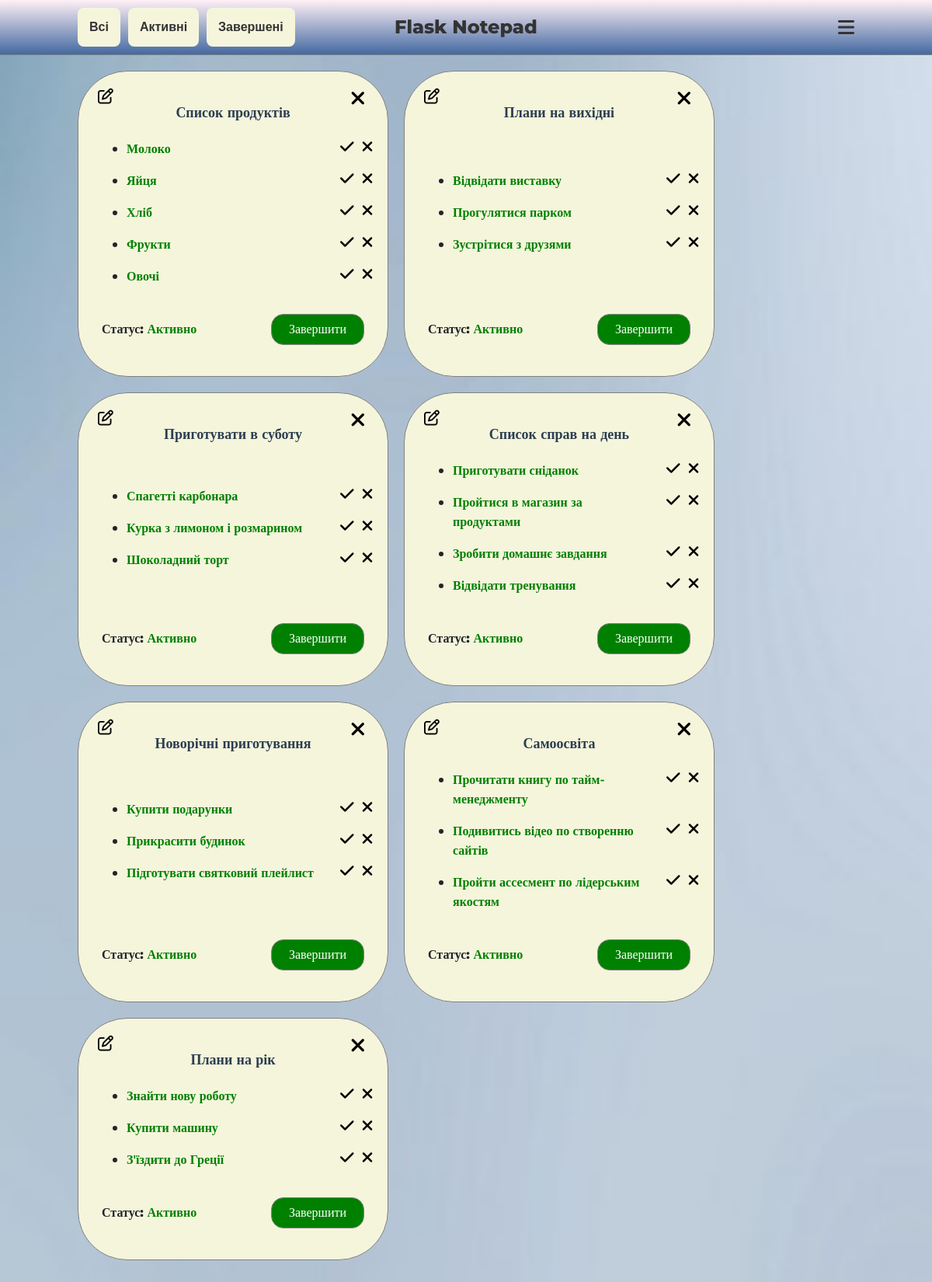
Screenshot of /?status=active with the database file from the repository.
### my_app/models.py (models this page shows)
class ToDo(db.Model):
    id = db.Column(db.Integer, primary_key=True)
    title = db.Column(db.String(300))
    is_complete = db.Column(db.Boolean)
    subtasks = db.relationship('Subtask', backref='todo', cascade='all, delete-orphan')

class Subtask(db.Model):
    id = db.Column(db.Integer, primary_key=True)
    title = db.Column(db.String(300))
    is_complete = db.Column(db.Boolean)
    todo_id = db.Column(db.Integer, db.ForeignKey('to_do.id'), nullable=False)

### my_app/routes.py (the view)
@app.get('/')
def home():
    status = request.args.get('status')  # Отримуємо параметр 'status' з URL
    if status == 'active':
        todo_list = ToDo.query.filter_by(is_complete=False).all()
    elif status == 'completed':
        todo_list = ToDo.query.filter_by(is_complete=True).all()
    else:
        todo_list = ToDo.query.all()
    return render_template('my_app/index.html', todo_list=todo_list, title='Головна сторінка')

### my_app/templates/my_app/index.html (shortened to what this page needs)
{% extends 'my_app/layout.html' %}
{% block content %}
<header>
    <div class="header_block">
        <div class="sort">
            <a href="{{ url_for('home') }}">Всі</a>
            <a href="{{ url_for('home', status='active') }}">Активні</a>
            <a href="{{ url_for('home', status='completed') }}">Завершені</a>
        </div>
        <p class="main_name">Flask Notepad</p>
        <div class="add_notations" id="add_notation"><i class="fa-solid fa-bars"></i></div>
    </div>
</header>
<main>
    <div class="notations_block">
        {% for todo in todo_list %}
            <div class="notation_block">
                <p class="notation_title">{{ todo.title }}</p>
                <i onclick="openEditMenu('{{ todo.id }}')" class="edit fa-regular fa-pen-to-square"></i>
                <a class="cancel" href="/delete/{{ todo.id }}"><i class="fa-solid fa-xmark"></i></a>
                <div class="subtasks">
                    {% for subtask in todo.subtasks %}
                        <div class="subtask_block">
                            <ul>
                                <li>
                                    <div class="subtask_li">
                                        <form class="subtask_form col-12" action="/update/subtask/{{ subtask.id }}" method="post">
                                            {% if subtask.is_complete == False %}
                                                <div class="subtask_text_block">
                                                    <span class="active_status">{{ subtask.title }}</span></span>
                                                </div>
                                                <button type="submit"><i class="fa-solid fa-check"></i></button>
                                            {% else %}
                                                <div class="subtask_text_block">
                                                    <span class="dis_status">{{ subtask.title }}</span></span>
                                                </div>
                                                <button type="submit"><i class="fa-solid fa-repeat"></i></i></button>
                                            {% endif %}
                                        </form>
                                        <form action="/delete/subtask/{{ subtask.id }}" method="post">
                                            <button type="submit"><i class="fa-solid fa-xmark"></i></button>
                                        </form>
                                    </div>
                                </li>
                            </ul>
                        </div>
                    {% endfor %}
                </div>
                <div class="status">
                    <form action="/update/{{ todo.id }}" method="post">
                        {% if todo.is_complete == False %}
                            <div class="status_block">
                                <span class="notation_status">Статус: <span class="active_status">Активно</span></span>
                                <button class="active_button" type="submit">Завершити</button>
                            </div>
                        {% else %}
                            <div class="status_block">
                                <span class="notation_status">Статус: <span class="dis_status">Завершено</span></span>
                                <button class="button_dis" type="submit">Відновити</button>
                            </div>
                        {% endif %}
                    </form>
                </div>
            </div>
        {% endfor %}
    </div>
</main>
{% endblock content %}

### my_app/static/css/main.css (style rules this page uses)
* { padding: 0; margin: 0; }
body { background-image: url('../img/background.jpg'); background-repeat: no-repeat; background-size: cover; min-height: 100vh; }
header { border-bottom: 1px solid grey; background-image: linear-gradient(#FFF0F5,#4369A1); }
.header_block { height: 70px; display: flex; margin: 0 100px; padding: 10px 0; justify-content: space-between; position: relative; }
.header_block .main_name { position: absolute; top: 10px; left: 50%; height: 50px; color: #333333; display: flex; justify-content: center; align-items: center; margin: 0; margin-left: -92px; font-family: 'Montserrat'; font-weight: 800; font-size: 24px; }
.header_block .add_notations { display: flex; align-items: center; justify-content: center; }
.header_block i { color: #333333; font-size: 24px; cursor: pointer; transition: all .5s ease; }
.header_block .sort { display: flex; }
.header_block .sort a { display: flex; justify-content: center; align-items: center; font-family: 'Montserrat', sans-serif; font-weight: 800; font-size: 16px; margin: 0 10px 0 0; text-decoration: none; background-color: #f5f5dc; color: #333333; padding: 10px 15px; border-radius: 8px; transition: all .5s ease; }
.notations_block { display: flex; padding: 20px 100px; flex-wrap: wrap; }
.notation_block { position: relative; width: 400px; min-height: 300px; border: 1px solid grey; border-radius: 64px; margin: 0 20px 20px 0; padding: 40px 30px; background: #f5f5dc; display: flex; flex-direction: column; justify-content: space-between; }
.notation_block .cancel { position: absolute; top: 15px; left: 350px; color: black; font-size: 26px; transition: all .5s ease; }
.notation_block .edit { position: absolute; top: 22px; left: 25px; color: black; cursor: pointer; font-size: 20px; transition: all .5s ease; }
.notation_block .notation_title { color: #2C3E50; display: flex; justify-content: center; align-items: center; font-family: 'Montserrat'; font-weight: 800; font-size: 18px; margin-bottom: 20px; }
.status { margin-top: 20px; }
.status_block { display: flex; justify-content: space-between; align-items: center; }
.status_block button { font-family: 'Montserrat'; font-weight: 400; font-size: 16px; width: 120px; height: 40px; border: 1px solid grey; border-radius: 16px; transition: all .5s ease; }
.notation_status { font-family: 'Montserrat'; font-weight: 800; font-size: 16px; }
.active_status { font-family: 'Montserrat'; font-weight: 600; font-size: 16px; color: green; }
.active_button { background: green; color: white; }
.subtask_li { display: flex; width: 100%; }
.subtask_li .subtask_form { display: flex; justify-content: space-between; }
.subtask_li .subtask_form .subtask_text_block { width: 250px; word-wrap: break-word; }
.subtask_li button { display: flex; justify-content: center; align-items: flex-start; background: transparent; border: 0; }
.subtask_li button i { font-size: 20px; }
.subtask_li button i:first-child { margin-right: 10px; }
.subtask_block { position: relative; display: flex; align-items: center; }

### rows the page displays
ToDo: title "Список продуктів", shows "Статус:", is_complete "Активно"
Subtask: title "Молоко"
Subtask: title "Яйця"
Subtask: title "Хліб"
Subtask: title "Фрукти"
Subtask: title "Овочі"
ToDo: title "Плани на вихідні", shows "Статус:", is_complete "Активно"
Subtask: title "Відвідати виставку"
Subtask: title "Прогулятися парком"
Subtask: title "Зустрітися з друзями"
ToDo: title "Приготувати в суботу", shows "Статус:", is_complete "Активно"
Subtask: title "Спагетті карбонара"
Subtask: title "Курка з лимоном і розмарином"
Subtask: title "Шоколадний торт"
ToDo: title "Список справ на день", shows "Статус:", is_complete "Активно"
Subtask: title "Приготувати сніданок"
Subtask: title "Пройтися в магазин за продуктами"
Subtask: title "Зробити домашнє завдання"
Subtask: title "Відвідати тренування"
ToDo: title "Новорічні приготування", shows "Статус:", is_complete "Активно"
Subtask: title "Купити подарунки"
Subtask: title "Прикрасити будинок"
Subtask: title "Підготувати святковий плейлист"
ToDo: title "Самоосвіта", shows "Статус:", is_complete "Активно"
Subtask: title "Прочитати книгу по тайм-менеджменту"
Subtask: title "Подивитись відео по створенню сайтів"
Subtask: title "Пройти ассесмент по лідерським якостям"
ToDo: title "Плани на рік", shows "Статус:", is_complete "Активно"
Subtask: title "Знайти нову роботу"
Subtask: title "Купити машину"
Subtask: title "З'їздити до Греції"
